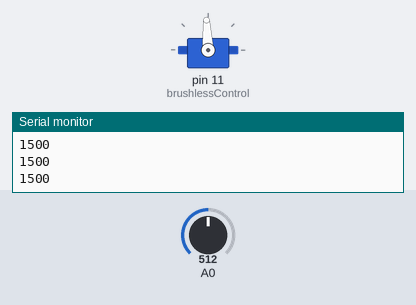
A sketch run on a simulated Arduino Uno, built with avr-gcc and run on an emulated ATmega328P. Shown: servo, the last lines printed to the serial monitor. Inputs (shaded band) come from the test bench; at power-on: A0 = 512.

Above: at 1.2 s.
1.3 s: A0 set to 716
At 1.8 s:
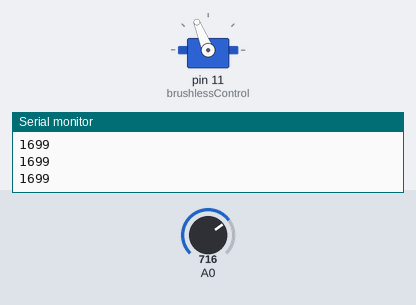
2.8 s: A0 set to 900
At 4.0 s:
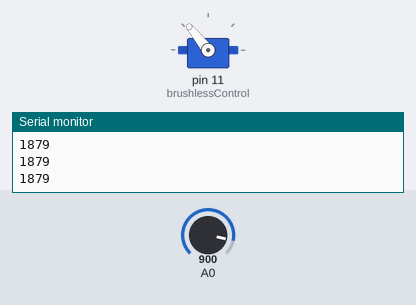
4.3 s: A0 set to 1023
At 5.2 s:
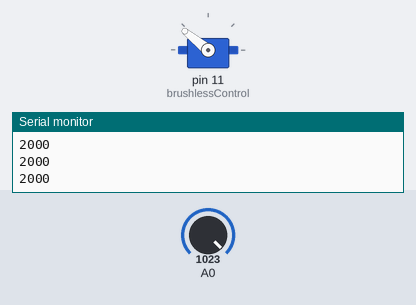
5.8 s: A0 set to 306
At 6.4 s:
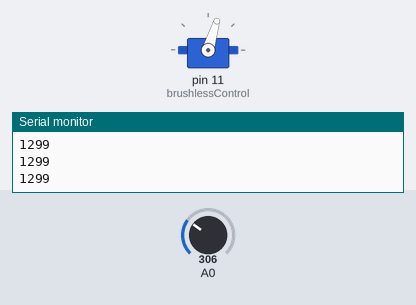
7.3 s: A0 set to 122
At 8.5 s:
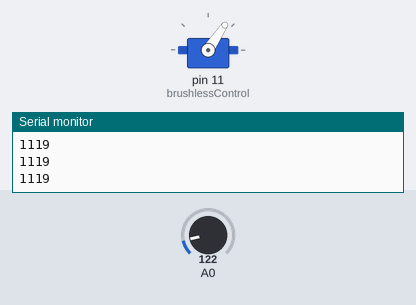
8.8 s: A0 set to 511
At 9.8 s:
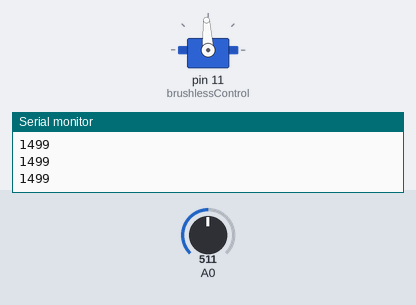
Timing chart, 0 to 11.3 s (numbered marks = the images above; inputs shaded):
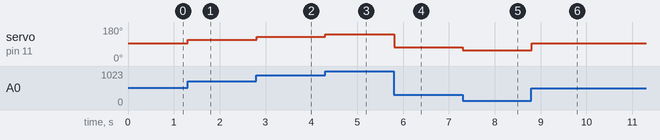

Measured:
- after the input at 1.3 s, servo on pin 11 (brushlessControl): 93° → 112° at once
- after the input at 2.8 s, servo on pin 11 (brushlessControl): 112° → 129° at once
- after the input at 4.3 s, servo on pin 11 (brushlessControl): 129° → 141° at once
- after the input at 5.8 s, servo on pin 11 (brushlessControl): 141° → 73° at once
- after the input at 7.3 s, servo on pin 11 (brushlessControl): 73° → 56° at once
- after the input at 8.8 s, servo on pin 11 (brushlessControl): 56° → 93° at once

The sketch:

brushlessControl.ino
```cpp
#include <VarSpeedServo.h>
VarSpeedServo brushlessControl;
int signal;

void setup() {
  // put your setup code here, to run once:
  brushlessControl.attach(11);
  Serial.begin(115200);
  }

void loop() {
  // put your main code here, to run repeatedly:
  signal=map(analogRead(0), 0, 1023, 1000, 2000);
  brushlessControl.writeMicroseconds(signal);
  Serial.println(signal);
  delay(10);
  //El rango de analog read es 0-1024 de modo que asi me da aproximadamente el rango 1-2ms que necesito


}
```
